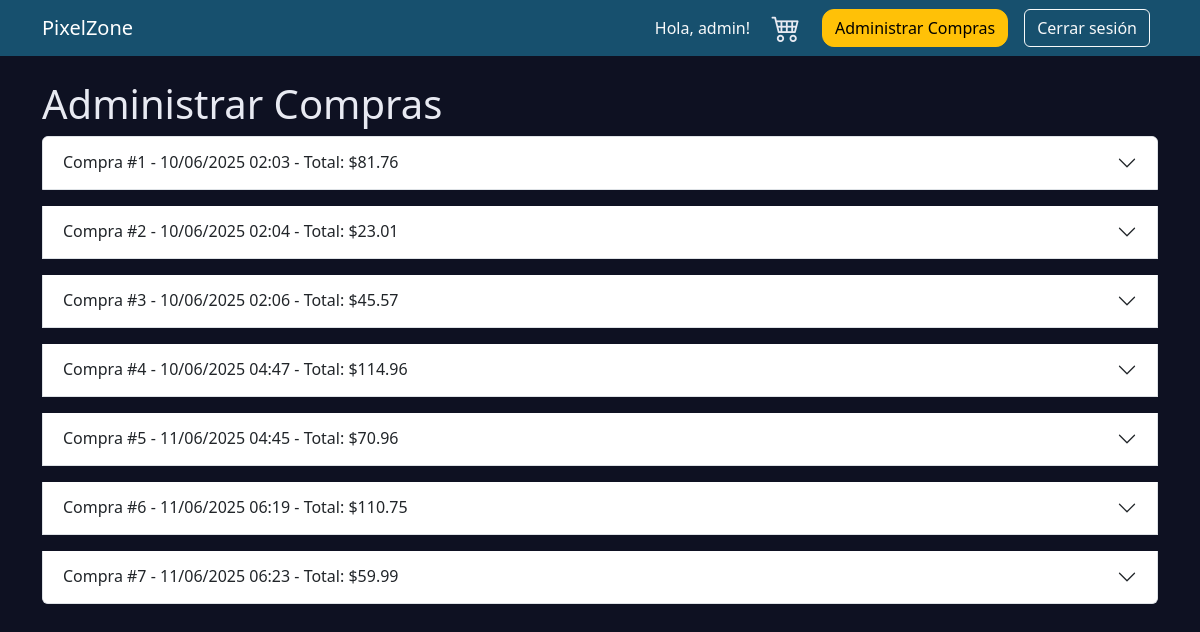
The app's page /tienda/admin/compras/ (signed in) with its own data.
### tienda/models.py (models this page shows)
class Compra(models.Model):
    ESTADOS = [
        ('PEND', 'Pendiente'),
        ('ENV', 'Enviado'),
        ('ENT', 'Entregado'),
        ('CAN', 'Cancelado'),
    ]
    usuario = models.ForeignKey(User, on_delete=models.CASCADE)
    juegos = models.ManyToManyField(Juego, through='DetalleCompra')
    fecha = models.DateTimeField(auto_now_add=True)
    total = models.DecimalField(max_digits=10, decimal_places=2)
    estado = models.CharField(max_length=5, choices=ESTADOS, default='PEND')

### tienda/views.py (the view, shortened to what this page needs)
# urls.py: path('admin/compras/', views.administrar_compras, name='administrar_compras'),
@staff_member_required
def administrar_compras(request):
    compras = Compra.objects.select_related('usuario').all()
    return render(request, 'administrar_compras.html', {'compras': compras})

### tienda/templates/administrar_compras.html (shortened to what this page needs)
{% extends 'base.html' %}
{% block content %}
<h1>Administrar Compras</h1>
{% if compras %}
    <div class="accordion" id="accordionCompras">
    {% for compra in compras %}
        <div class="accordion-item mb-3">
            <h2 class="accordion-header" id="heading{{ compra.id }}">
                <button class="accordion-button collapsed" type="button" data-bs-toggle="collapse" data-bs-target="#collapse{{ compra.id }}" aria-expanded="false" aria-controls="collapse{{ compra.id }}">
                    Compra #{{ compra.id }} - {{ compra.fecha|date:"d/m/Y H:i" }} - Total: ${{ compra.total }}
                </button>
            </h2>
        </div>
    {% endfor %}
    </div>
{% else %}
    <p>No hay compras registradas.</p>
{% endif %}
{% endblock %}

### templates/base.html (shortened to what this page needs)
<!DOCTYPE html>
<html lang="es">
<head>
    <link href="https://cdn.jsdelivr.net/npm/bootstrap@5.3.3/dist/css/bootstrap.min.css" rel="stylesheet">
    <link href="https://cdn.jsdelivr.net/npm/bootstrap-icons@1.10.5/font/bootstrap-icons.css" rel="stylesheet">
</head>
<body>
     <nav class="navbar navbar-expand-lg navbar-dark bg-dark mb-4">
         <div class="container">
             <a class="navbar-brand" href="{% url 'lista_juegos' %}">PixelZone</a>
             <div class="d-flex align-items-center">
                 {% if user.is_authenticated %}
                     <span class="navbar-text text-light me-3">
                         Hola, {{ user.username }}!
                     </span>
                    <a href="{% url 'ver_carrito' %}" class="btn btn-cart me-3" title="Carrito">
                      <i class="bi bi-cart4"></i>
                    </a>
                     {% if user.is_staff %}
                         <a href="{% url 'administrar_compras' %}" class="btn btn-warning me-3">
                             Administrar Compras
                         </a>
                     {% endif %}
                     <a class="btn btn-outline-light me-2" href="{% url 'logout' %}">Cerrar sesión</a>
                 {% else %}
                     {% if request.resolver_match.url_name != 'login' and request.resolver_match.url_name != 'registro' %}
                         <a class="btn btn-outline-light me-2" href="{% url 'login' %}">Iniciar sesión</a>
                         <a class="btn btn-outline-light" href="{% url 'registro' %}">Registrarse</a>
                     {% endif %}
                 {% endif %}
             </div>
         </div>
     </nav>
    <div class="container">
        {% block content %}
        {% endblock %}
    </div>
</body>
</html>

### templates/base.html (style rules this page uses)
body { background-color: #0E1122; color: #E8EAF2; }
.navbar { background-color: #17506E !important; }
.btn-warning, .btn-danger { border-radius: 12px; }
.btn-cart { border: none; width: 40px; height: 40px; padding: 0; display: flex; justify-content: center; align-items: center; background-color: transparent; color: #E8EAF2; }
.btn-cart i { font-size: 1.8rem; line-height: 1; }

### records on screen
Compra: id "1", fecha "10/06/2025 02:03", total "81.76"
Compra: id "2", fecha "10/06/2025 02:04", total "23.01"
Compra: id "3", fecha "10/06/2025 02:06", total "45.57"
Compra: id "4", fecha "10/06/2025 04:47", total "114.96"
Compra: id "5", fecha "11/06/2025 04:45", total "70.96"
Compra: id "6", fecha "11/06/2025 06:19", total "110.75"
Compra: id "7", fecha "11/06/2025 06:23", total "59.99"

### other values on screen
{{ user.username }} "admin"
